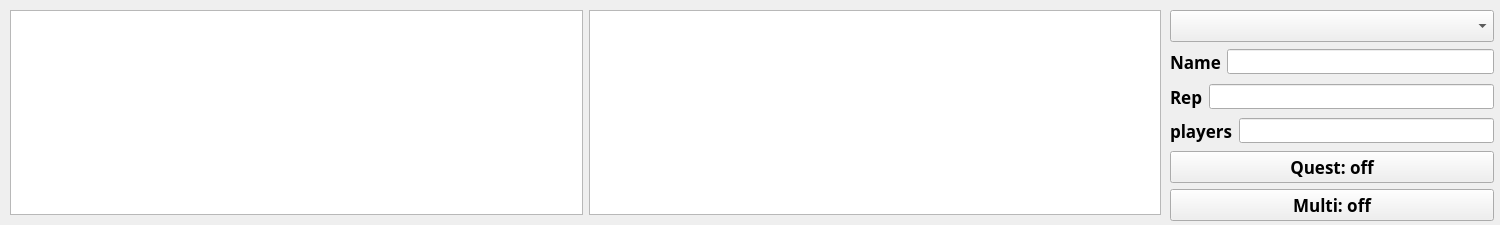
<?xml version="1.0" encoding="UTF-8"?>
<ui version="4.0">
 <class>Form</class>
 <widget class="QWidget" name="Form">
  <property name="geometry">
   <rect>
    <x>0</x>
    <y>0</y>
    <width>1500</width>
    <height>225</height>
   </rect>
  </property>
  <property name="windowTitle">
   <string>Form</string>
  </property>
  <widget class="QWidget" name="verticalLayoutWidget">
   <property name="geometry">
    <rect>
     <x>1170</x>
     <y>10</y>
     <width>324</width>
     <height>211</height>
    </rect>
   </property>
   <property name="sizePolicy">
    <sizepolicy hsizetype="Preferred" vsizetype="Expanding">
     <horstretch>0</horstretch>
     <verstretch>0</verstretch>
    </sizepolicy>
   </property>
   <property name="font">
    <font>
     <family>맑은 고딕</family>
     <pointsize>13</pointsize>
     <weight>50</weight>
     <bold>false</bold>
    </font>
   </property>
   <layout class="QVBoxLayout" name="verticalLayout">
    <item>
     <widget class="QComboBox" name="cb_device_type">
      <property name="sizePolicy">
       <sizepolicy hsizetype="Preferred" vsizetype="Expanding">
        <horstretch>0</horstretch>
        <verstretch>0</verstretch>
       </sizepolicy>
      </property>
      <property name="maximumSize">
       <size>
        <width>16777215</width>
        <height>100</height>
       </size>
      </property>
      <property name="font">
       <font>
        <family>맑은 고딕</family>
        <pointsize>13</pointsize>
        <weight>75</weight>
        <bold>true</bold>
       </font>
      </property>
     </widget>
    </item>
    <item>
     <layout class="QHBoxLayout" name="horizontalLayout_4">
      <item>
       <widget class="QLabel" name="label_3">
        <property name="sizePolicy">
         <sizepolicy hsizetype="Preferred" vsizetype="Expanding">
          <horstretch>0</horstretch>
          <verstretch>0</verstretch>
         </sizepolicy>
        </property>
        <property name="maximumSize">
         <size>
          <width>16777215</width>
          <height>100</height>
         </size>
        </property>
        <property name="font">
         <font>
          <family>맑은 고딕</family>
          <weight>75</weight>
          <bold>true</bold>
         </font>
        </property>
        <property name="text">
         <string>Name</string>
        </property>
       </widget>
      </item>
      <item alignment="Qt::AlignVCenter">
       <widget class="QLineEdit" name="le_window_name">
        <property name="sizePolicy">
         <sizepolicy hsizetype="Expanding" vsizetype="Expanding">
          <horstretch>0</horstretch>
          <verstretch>0</verstretch>
         </sizepolicy>
        </property>
        <property name="maximumSize">
         <size>
          <width>16777215</width>
          <height>25</height>
         </size>
        </property>
        <property name="font">
         <font>
          <family>맑은 고딕</family>
          <weight>75</weight>
          <bold>true</bold>
         </font>
        </property>
       </widget>
      </item>
     </layout>
    </item>
    <item>
     <layout class="QHBoxLayout" name="horizontalLayout_2">
      <property name="spacing">
       <number>6</number>
      </property>
      <item>
       <widget class="QLabel" name="label">
        <property name="sizePolicy">
         <sizepolicy hsizetype="Preferred" vsizetype="Expanding">
          <horstretch>0</horstretch>
          <verstretch>0</verstretch>
         </sizepolicy>
        </property>
        <property name="maximumSize">
         <size>
          <width>16777215</width>
          <height>100</height>
         </size>
        </property>
        <property name="font">
         <font>
          <family>맑은 고딕</family>
          <pointsize>13</pointsize>
          <weight>75</weight>
          <bold>true</bold>
         </font>
        </property>
        <property name="text">
         <string>Rep</string>
        </property>
       </widget>
      </item>
      <item>
       <widget class="QLineEdit" name="le_rep">
        <property name="sizePolicy">
         <sizepolicy hsizetype="Expanding" vsizetype="Expanding">
          <horstretch>0</horstretch>
          <verstretch>0</verstretch>
         </sizepolicy>
        </property>
        <property name="maximumSize">
         <size>
          <width>16777215</width>
          <height>25</height>
         </size>
        </property>
        <property name="font">
         <font>
          <family>맑은 고딕</family>
          <pointsize>13</pointsize>
          <weight>75</weight>
          <bold>true</bold>
         </font>
        </property>
        <property name="alignment">
         <set>Qt::AlignCenter</set>
        </property>
       </widget>
      </item>
     </layout>
    </item>
    <item>
     <layout class="QHBoxLayout" name="horizontalLayout_3">
      <property name="spacing">
       <number>6</number>
      </property>
      <item>
       <widget class="QLabel" name="label_2">
        <property name="sizePolicy">
         <sizepolicy hsizetype="Preferred" vsizetype="Expanding">
          <horstretch>0</horstretch>
          <verstretch>0</verstretch>
         </sizepolicy>
        </property>
        <property name="maximumSize">
         <size>
          <width>16777215</width>
          <height>100</height>
         </size>
        </property>
        <property name="font">
         <font>
          <family>맑은 고딕</family>
          <pointsize>13</pointsize>
          <weight>75</weight>
          <bold>true</bold>
         </font>
        </property>
        <property name="text">
         <string>players</string>
        </property>
       </widget>
      </item>
      <item>
       <widget class="QLineEdit" name="le_players">
        <property name="sizePolicy">
         <sizepolicy hsizetype="Expanding" vsizetype="Expanding">
          <horstretch>0</horstretch>
          <verstretch>0</verstretch>
         </sizepolicy>
        </property>
        <property name="maximumSize">
         <size>
          <width>16777215</width>
          <height>25</height>
         </size>
        </property>
        <property name="font">
         <font>
          <family>맑은 고딕</family>
          <pointsize>13</pointsize>
          <weight>75</weight>
          <bold>true</bold>
         </font>
        </property>
        <property name="alignment">
         <set>Qt::AlignCenter</set>
        </property>
       </widget>
      </item>
     </layout>
    </item>
    <item>
     <widget class="QPushButton" name="pb_quest">
      <property name="sizePolicy">
       <sizepolicy hsizetype="Minimum" vsizetype="Expanding">
        <horstretch>0</horstretch>
        <verstretch>0</verstretch>
       </sizepolicy>
      </property>
      <property name="maximumSize">
       <size>
        <width>16777215</width>
        <height>100</height>
       </size>
      </property>
      <property name="font">
       <font>
        <family>맑은 고딕</family>
        <pointsize>13</pointsize>
        <weight>75</weight>
        <bold>true</bold>
       </font>
      </property>
      <property name="text">
       <string>Quest: off</string>
      </property>
     </widget>
    </item>
    <item alignment="Qt::AlignTop">
     <widget class="QPushButton" name="pb_multi">
      <property name="sizePolicy">
       <sizepolicy hsizetype="Minimum" vsizetype="Expanding">
        <horstretch>0</horstretch>
        <verstretch>0</verstretch>
       </sizepolicy>
      </property>
      <property name="maximumSize">
       <size>
        <width>16777215</width>
        <height>100</height>
       </size>
      </property>
      <property name="font">
       <font>
        <family>맑은 고딕</family>
        <pointsize>13</pointsize>
        <weight>75</weight>
        <bold>true</bold>
       </font>
      </property>
      <property name="text">
       <string>Multi: off</string>
      </property>
     </widget>
    </item>
   </layout>
  </widget>
  <widget class="QWidget" name="horizontalLayoutWidget">
   <property name="geometry">
    <rect>
     <x>10</x>
     <y>10</y>
     <width>1151</width>
     <height>211</height>
    </rect>
   </property>
   <property name="sizePolicy">
    <sizepolicy hsizetype="Preferred" vsizetype="Expanding">
     <horstretch>0</horstretch>
     <verstretch>0</verstretch>
    </sizepolicy>
   </property>
   <property name="font">
    <font>
     <family>맑은 고딕</family>
     <pointsize>13</pointsize>
     <weight>50</weight>
     <bold>false</bold>
    </font>
   </property>
   <layout class="QHBoxLayout" name="horizontalLayout">
    <property name="bottomMargin">
     <number>6</number>
    </property>
    <item>
     <widget class="QTextBrowser" name="tb_log"/>
    </item>
    <item>
     <widget class="QTextBrowser" name="tb_debug"/>
    </item>
   </layout>
  </widget>
 </widget>
 <resources/>
 <connections/>
</ui>
